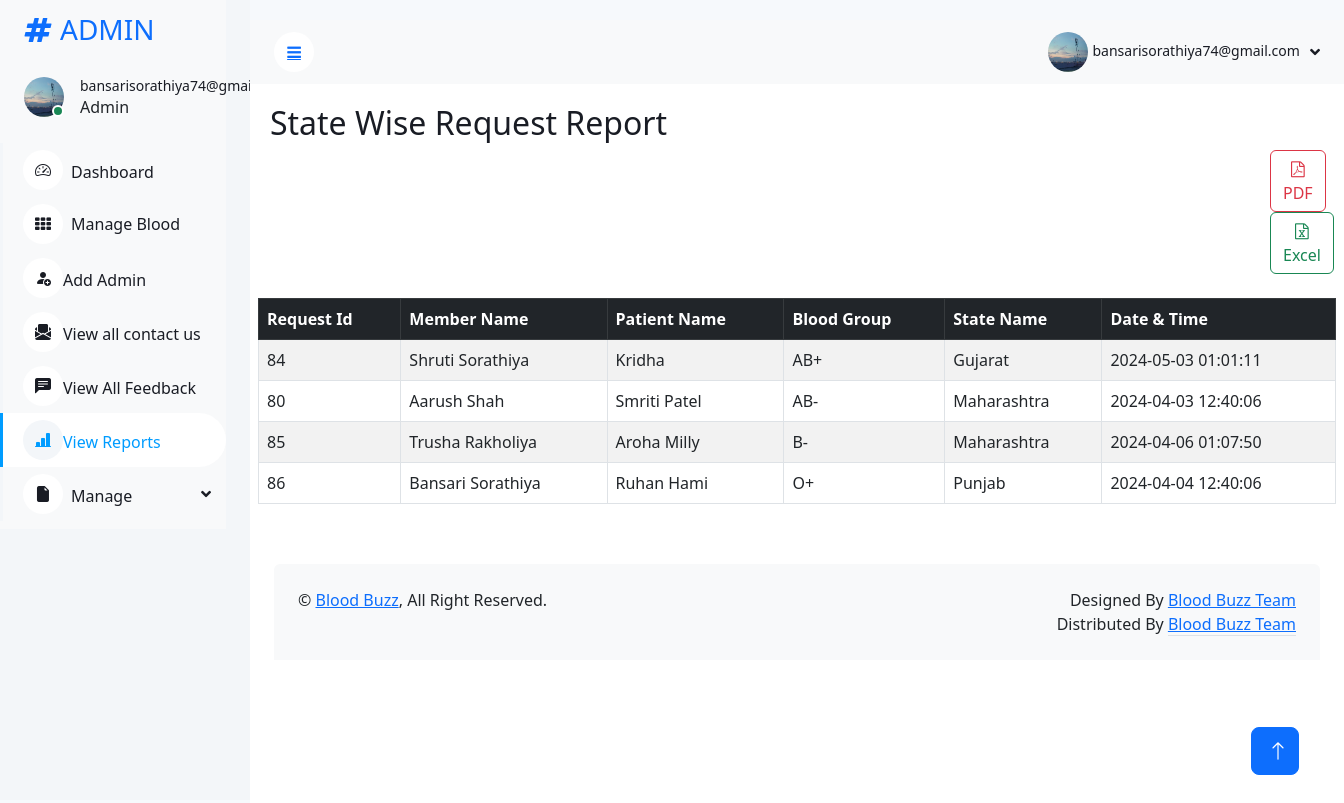
Screenshot of /AdminDesh/state_wise.php (signed in) with the database file from the repository.
### tables this page shows
CREATE TABLE `members` (
  `member_id` int(30) UNSIGNED NOT NULL,
  `img` varchar(200) DEFAULT NULL,
  `email` varchar(30) NOT NULL,
  `pwd` varchar(20) NOT NULL,
  `verify_token` varchar(100) NOT NULL,
  `name` varchar(50) NOT NULL,
  `contact_no` varchar(10) NOT NULL,
  `gender` varchar(50) NOT NULL,
  `dob` date NOT NULL,
  `address` varchar(250) NOT NULL,
  `city` int(5) UNSIGNED NOT NULL,
  `state` int(10) UNSIGNED NOT NULL,
  `landmark` varchar(80) NOT NULL,
  `pincode` varchar(6) NOT NULL,
  `member_status` enum('0','1','2') NOT NULL COMMENT '0=Deleted By Member 1=Active Status 2=Deactivated by Admin',
  `created_at` datetime NOT NULL DEFAULT current_timestamp()
);

CREATE TABLE `requester` (
  `request_id` int(5) UNSIGNED NOT NULL,
  `member_id` int(30) UNSIGNED NOT NULL,
  `patient_name` varchar(40) NOT NULL,
  `blood_id` mediumint(3) UNSIGNED NOT NULL,
  `created_at` datetime NOT NULL
);

CREATE TABLE `blood_group` (
  `blood_id` mediumint(3) UNSIGNED NOT NULL,
  `blood_grp` varchar(3) NOT NULL
);

CREATE TABLE `states` (
  `state_id` int(10) UNSIGNED NOT NULL,
  `state_name` varchar(60) NOT NULL
);

### AdminDesh/state_wise.php (the view, shortened to what this page needs)
<?php
    include '../Include/connect2.php';
    $session_email=$_SESSION['email'];
    $get_admin=$connection->prepare("SELECT * FROM admin_login WHERE email=?");
    $get_admin->execute([$session_email]);
    if($get_admin->rowCount() > 0)
    {
       $data=$get_admin->fetch(PDO::FETCH_ASSOC);
    }
?>
<!DOCTYPE html>
<html lang="en">
<head>
    <link href="https://cdnjs.cloudflare.com/ajax/libs/font-awesome/5.10.0/css/all.min.css" rel="stylesheet">
    <link href="https://cdn.jsdelivr.net/npm/bootstrap-icons@1.4.1/font/bootstrap-icons.css" rel="stylesheet">
    <link href="lib/owlcarousel/assets/owl.carousel.min.css" rel="stylesheet">
    <link href="lib/tempusdominus/css/tempusdominus-bootstrap-4.min.css" rel="stylesheet" />
    <link href="css/bootstrap.min.css" rel="stylesheet">
    <link href="css/style.css" rel="stylesheet">
<link href="https://cdn.jsdelivr.net/npm/bootstrap@5.2.0/dist/css/bootstrap.min.css" rel="stylesheet">
<link rel="stylesheet" href="https://cdn.jsdelivr.net/npm/bootstrap-icons@1.11.3/font/bootstrap-icons.min.css">
<link rel="stylesheet" href="https://cdnjs.cloudflare.com/ajax/libs/font-awesome/4.7.0/css/font-awesome.min.css">
</head>
<body>
                 <div class="sidebar pe-4 pb-3">
            <nav class="navbar bg-light navbar-light">
                <a href="dashboard.php" class="navbar-brand mx-4 mb-3">
                    <h3 class="text-primary"><i class="fa fa-hashtag me-2"></i>ADMIN</h3>
                </a>
                <div class="d-flex align-items-center ms-4 mb-4">
                    <div class="position-relative">
                        <?php
                        if($data['img']==null)
                        {
                        echo"<img src='../img/user.png' class='rounded-circle' alt='avatar' style='width: 40px; height: 40px;'>";
                        }
                        else
                        {
                            echo"<img src='../img/{$data['img']}' class='rounded-circle' alt='error' style='width: 40px; height: 40px;'>";
                        }
                         ?>
                        <div class="bg-success rounded-circle border border-2 border-white position-absolute end-0 bottom-0 p-1"></div>
                    </div>
                    <div class="ms-3">
                        <h6 class="mb-0"><small><?php echo $data['email']; ?></small></h6>
                        <span>Admin</span>
                    </div>
                </div>
                <div class="navbar-nav w-100">
                    <a href="dashboard.php" class="nav-item nav-link"><i class="bi bi-speedometer2 me-2"></i>Dashboard</a>
                    <a href="manageBlood.php" class="nav-item nav-link"><i class="fa fa-th me-2"></i>Manage Blood</a>
                    <a href="./addAdmin.php" class="nav-item nav-link"><i class="bi bi-person-fill-add"></i>Add Admin</a>
                    <a href="./seeContactUs.php" class="nav-item nav-link"><i class="bi bi-envelope-paper-fill"></i>View all contact us</a>
                    <a href="./seeFeedback.php" class="nav-item nav-link"><i class="bi bi-chat-left-text-fill"></i>View All Feedback</a>
                    <a href="./reports.php" class="nav-item nav-link active"><i class="bi bi-bar-chart-line-fill"></i>View Reports</a>
                    <div class="nav-item dropdown">
                        <a href="#" class="nav-link dropdown-toggle" data-bs-toggle="dropdown"><i class="bi bi-file-earmark-fill me-2"></i>Manage</a>
                    </div>
                        </div>
                    </div>
        <div class="content">
           <nav class="navbar navbar-expand bg-light navbar-light sticky-top px-4 py-0">
                <a href="#" class="sidebar-toggler flex-shrink-0">
                    <i class="fa fa-bars"></i>
                </a>
                <div class="navbar-nav align-items-center ms-auto">
                    <div class="nav-item dropdown">
                    <div class="nav-item dropdown">
                        <a href="#" class="nav-link dropdown-toggle" data-bs-toggle="dropdown">
                        <?php
                        if($data['img']==null)
                        {
                        echo"<img src='../img/user.png' class='rounded-circle' alt='avatar' style='width: 40px; height: 40px;'>";
                        }
                        else
                        {
                            echo"<img src='../img/{$data['img']}' class='rounded-circle' alt='error' style='width: 40px; height: 40px;'>";
                        }
                         ?>
                            <span class="d-none d-lg-inline-flex"><small><?php echo $data['email']; ?></small></span>
                        </a>
                    </div>
                </div>
            </nav>
    <div class="container">
        <h2>State Wise Request Report</h2>
        <div>
        <form method="post" style="margin-left:1000px;">
            <button type="submit" class="btn btn-outline-danger" formaction="srequest.php"><i class="fa fa-file-pdf-o"></i> PDF</button>
            <button type="submit" class="btn btn-outline-success" formaction="stat_wise.php"><i class="fa fa-file-excel-o"></i> Excel</button>
        </form>
        </div><br>
        <div class="row">
            <table class="table table-striped table-bordered">
                <thead class="table-dark">
                    <tr>
                        <th>Request Id</th>
                        <th>Member Name</th>
                        <th>Patient Name</th>
                        <th>Blood Group</th>
                        <th>State Name</th>
                        <th>Date & Time</th>
                    </tr>
                </thead>
                <tbody>
                <?php
                try
                {
                include '../Include/connect.php';
                $result=$connection->query("SELECT s.state_name, m.name, b.blood_grp,r.* FROM members m JOIN requester r ON m.member_id = r.member_id JOIN states s ON m.state = s.state_id JOIN blood_group b ON r.blood_id = b.blood_id
                ORDER BY s.state_name ASC ");
                if($result-> num_rows > 0){
                    while($row = $result->fetch_assoc()){
                        ?>
                        <tr>
                            <td><?php echo $row['request_id'];   ?></td>
                            <td><?php echo $row['name'];   ?></td>
                            <td><?php echo $row['patient_name'];   ?></td>
                            <td><?php echo $row['blood_grp'];   ?></td>
                            <td><?php echo $row['state_name'];   ?></td>
                            <td><?php echo $row['created_at'];   ?></td>
                        </tr>
                        <?php
                    }
                }else{
                    ?>
                    <tr><td colspan="7">No Request Found...</td></tr>
                    <?php
                }
                }
                catch (PDOException $e)
                {
                    $error=$e->getMessage();
                    $_SESSION['error-message'] = "Database error: " . $error;
                }
                ?>
                </tbody>
                </table>
        </div>
    </div>
<div class="container-fluid pt-4 px-4">
                <div class="bg-light rounded-top p-4">
                    <div class="row">
                        <div class="col-12 col-sm-6 text-center text-sm-start">
                            &copy; <a href="../member/index.php">Blood Buzz</a>, All Right Reserved.
                        </div>
                        <div class="col-12 col-sm-6 text-center text-sm-end">
                            Designed By <a href="">Blood Buzz Team</a>
                        Distributed By <a class="border-bottom" href="" target="_blank">Blood Buzz Team</a>
                        </div>
                    </div>
                </div>
            </div>
        </div>
 <a href="#" class="btn btn-lg btn-primary btn-lg-square back-to-top"><i class="bi bi-arrow-up"></i></a>
</body>
</html>

### AdminDesh/css/style.css (style rules this page uses)
:root { --primary: #009CFF; --light: #F3F6F9; --dark: #191C24; }
.back-to-top { position: fixed; display: none; right: 45px; bottom: 45px; z-index: 99; }
.btn { transition: .5s; }
.btn.btn-primary { color: #FFFFFF; }
.btn-lg-square { width: 48px; height: 48px; }
.btn-square, .btn-sm-square, .btn-lg-square { padding: 0; display: inline-flex; align-items: center; justify-content: center; font-weight: normal; border-radius: 50px; }
.sidebar { position: fixed; top: 0; left: 0; bottom: 0; width: 250px; height: 100vh; overflow-y: auto; background: var(--light); transition: 0.5s; z-index: 999; }
.content { margin-left: 250px; min-height: 100vh; background: #FFFFFF; transition: 0.5s; }
@media (min-width: 992px) { .sidebar { margin-left: 0; } }
@media (min-width: 992px) { .content { width: calc(100% - 250px); } }
.sidebar .navbar .navbar-nav .nav-link { padding: 7px 20px; color: var(--dark); font-weight: 500; border-left: 3px solid var(--light); border-radius: 0 30px 30px 0; outline: none; }
.sidebar .navbar .navbar-nav .nav-link:hover, .sidebar .navbar .navbar-nav .nav-link.active { color: var(--primary); background: #FFFFFF; border-color: var(--primary); }
.sidebar .navbar .navbar-nav .nav-link i { width: 40px; height: 40px; display: inline-flex; align-items: center; justify-content: center; background: #FFFFFF; border-radius: 40px; }
.sidebar .navbar .navbar-nav .nav-link:hover i, .sidebar .navbar .navbar-nav .nav-link.active i { background: var(--light); }
.sidebar .navbar .dropdown-toggle::after { position: absolute; top: 15px; right: 15px; border: none; content: "\f107"; font-family: "Font Awesome 5 Free"; font-weight: 900; transition: .5s; }
.content .navbar .navbar-nav .nav-link { margin-left: 25px; padding: 12px 0; color: var(--dark); outline: none; }
.content .navbar .sidebar-toggler, .content .navbar .navbar-nav .nav-link i { width: 40px; height: 40px; display: inline-flex; align-items: center; justify-content: center; background: #FFFFFF; border-radius: 40px; }
.content .navbar .dropdown-toggle::after { margin-left: 6px; vertical-align: middle; border: none; content: "\f107"; font-family: "Font Awesome 5 Free"; font-weight: 900; transition: .5s; }

### AdminDesh/state_wise.php (style rules this page uses)
body { margin-top:20px; background:#f6f9fc; }
.align-items-center { align-items: center!important; }
.mb-4 { margin-bottom: 1.5rem!important; }
.container { padding: 20px; }
table tr th, table tr td { font-size: 1rem; }

### rows the page displays
members: requester.request_id "84", name "Shruti Sorathiya", requester.patient_name "Kridha", blood_group.blood_grp "AB+", states.state_name "Gujarat", requester.created_at "2024-05-03 01:01:11"
members: requester.request_id "80", name "Aarush Shah", requester.patient_name "Smriti Patel", blood_group.blood_grp "AB-", states.state_name "Maharashtra", requester.created_at "2024-04-03 12:40:06"
members: requester.request_id "85", name "Trusha Rakholiya", requester.patient_name "Aroha Milly", blood_group.blood_grp "B-", states.state_name "Maharashtra", requester.created_at "2024-04-06 01:07:50"
members: requester.request_id "86", name "Bansari Sorathiya", requester.patient_name "Ruhan Hami", blood_group.blood_grp "O+", states.state_name "Punjab", requester.created_at "2024-04-04 12:40:06"

### other values shown
$data['email'] "bansarisorathiya74@gmail.com"
